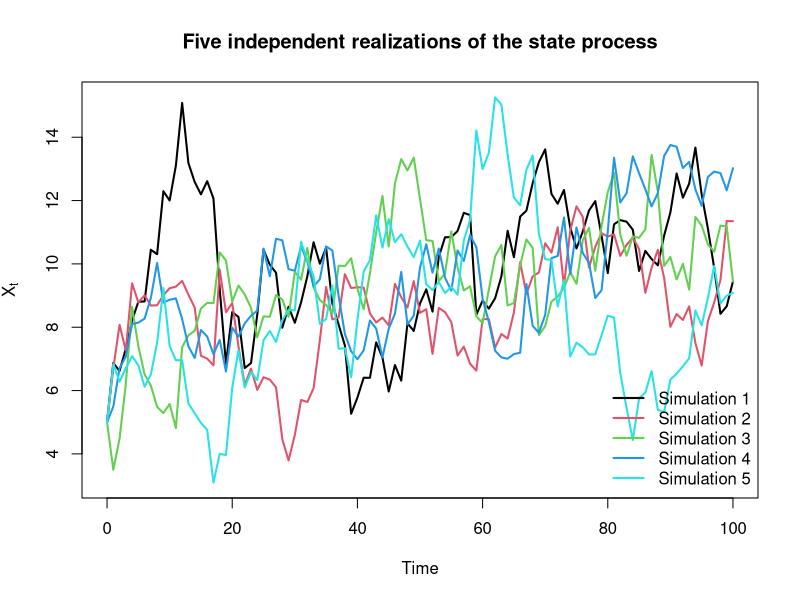
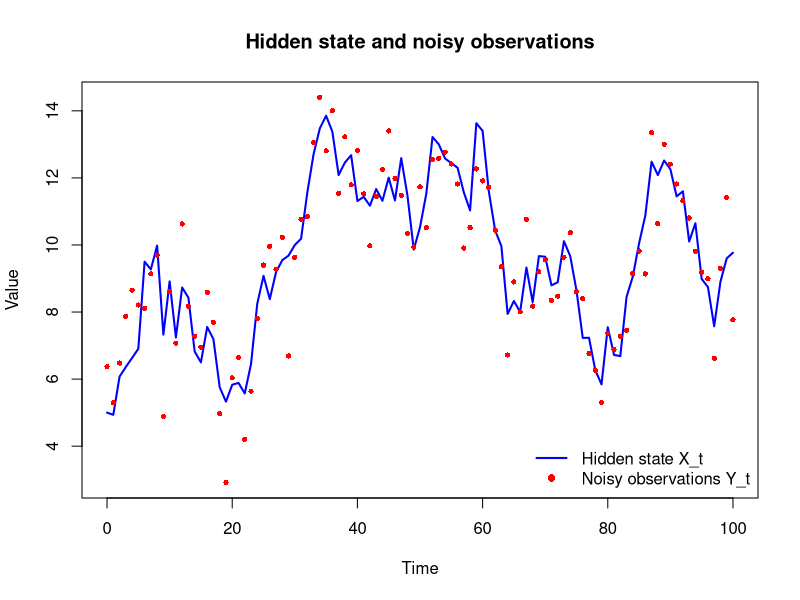

Generate these figures, in order, with R:
# Assignment 4, Problem 1
# This script is meant to contain the code for tasks 1.1--1.5.

# Set seed for reproducibility
set.seed(42)

# Parameters
n <- 100
n_sim <- 5
a <- 0.9
b <- 1
sigma1 <- 1
X0 <- 5

# Matrix to store simulations
X <- matrix(NA, nrow = n + 1, ncol = n_sim)

# Set initial value
X[1, ] <- X0

# Simulate 5 independent trajectories
for (j in 1:n_sim) {
  for (t in 2:(n + 1)) {
    e_t <- rnorm(1, mean = 0, sd = sigma1)
    X[t, j] <- a * X[t - 1, j] + b + e_t
  }
}

# Time index from 0 to 100
time <- 0:n

# Save a wider plot as PNG
png("assignment_4/problem_1/figures/question_1_1_plot.png", width = 1200, height = 600)

matplot(
  time, X,
  type = "l",
  lty = 1,
  lwd = 2,
  xlab = "Time",
  ylab = expression(X[t]),
  main = "Five independent realizations of the state process"
)

legend(
  "bottomright",
  legend = paste("Simulation", 1:n_sim),
  col = 1:n_sim,
  lty = 1,
  lwd = 2,
  bty = "n"
)

# Close the file
dev.off()


# ------------------------------------------------------------------------------------
# 1.2

# Set seed again for reproducibility in this task
set.seed(42)

# Observation noise standard deviation
sigma2 <- 1

# Vectors to store the hidden state and noisy observations
X_12 <- numeric(n + 1)
Y_12 <- numeric(n + 1)

# Set initial value
X_12[1] <- X0

# The first observation is the initial state plus observation noise
Y_12[1] <- X_12[1] + rnorm(1, mean = 0, sd = sigma2)

# Simulate one hidden state trajectory and the corresponding observations
for (t in 2:(n + 1)) {
  e1_t <- rnorm(1, mean = 0, sd = sigma1)
  e2_t <- rnorm(1, mean = 0, sd = sigma2)

  X_12[t] <- a * X_12[t - 1] + b + e1_t
  Y_12[t] <- X_12[t] + e2_t
}

# Save plot as PNG in the same folder as the plot from task 1.1
png("assignment_4/problem_1/figures/trajectory_1_2_plot.png", width = 1200, height = 600)

plot(
  time, X_12,
  type = "l",
  col = "blue",
  lwd = 2,
  xlab = "Time",
  ylab = "Value",
  main = "Hidden state and noisy observations",
  ylim = range(c(X_12, Y_12))
)

points(
  time, Y_12,
  col = "red",
  pch = 16,
  cex = 0.7
)

legend(
  "bottomright",
  legend = c("Hidden state X_t", "Noisy observations Y_t"),
  col = c("blue", "red"),
  lty = c(1, NA),
  pch = c(NA, 16),
  lwd = c(2, NA),
  bty = "n"
)

# Close the file
dev.off()


# ------------------------------------------------------------------------------------
# 1.3

# Code for task 1.3 will be added here.


# ------------------------------------------------------------------------------------
# 1.4

# Code for task 1.4 will be added here.


# ------------------------------------------------------------------------------------
# 1.5

# Code for task 1.5 will be added here.
